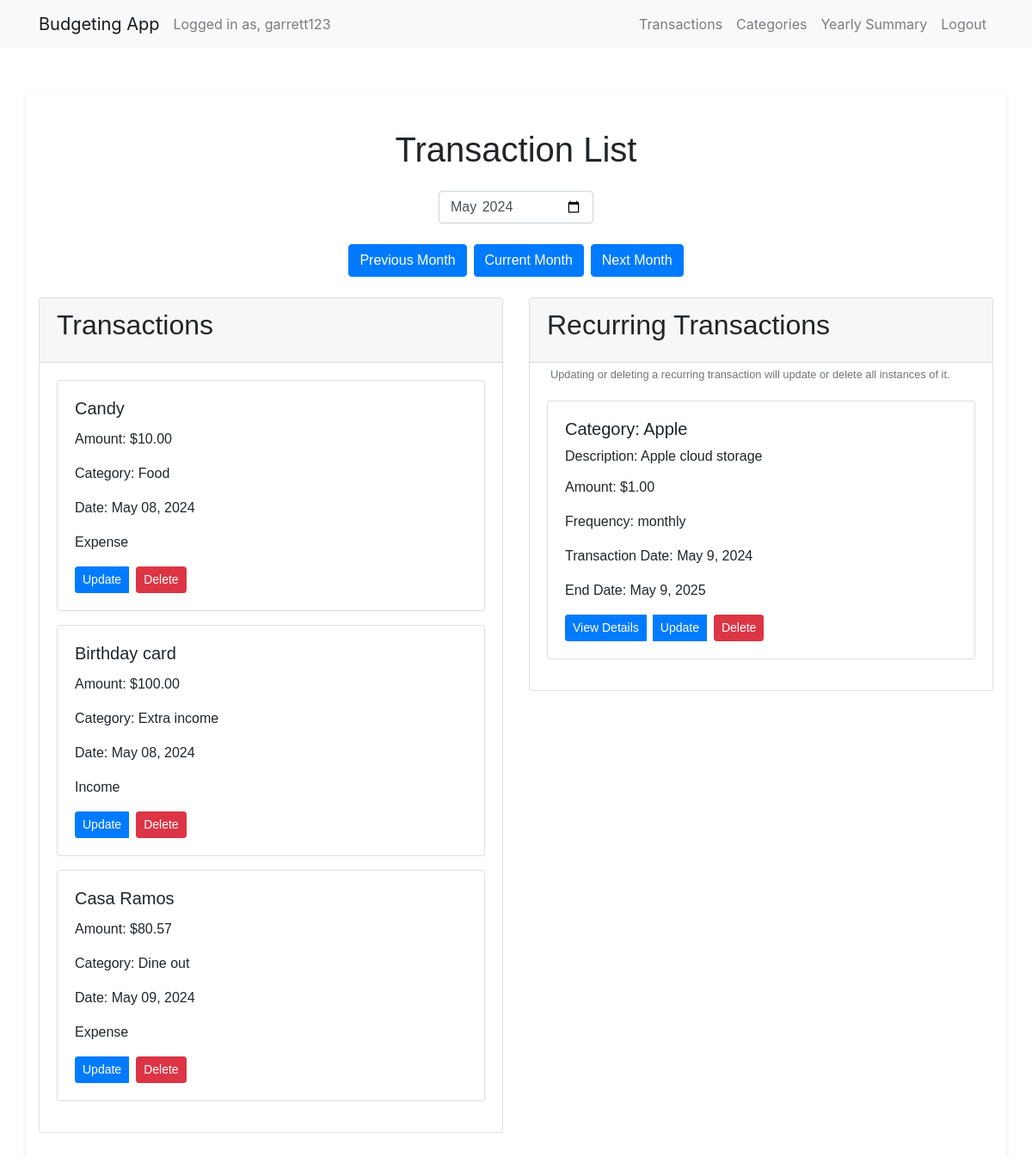
Before: /transaction_list/2024/5/ (signed in) with the older database file.
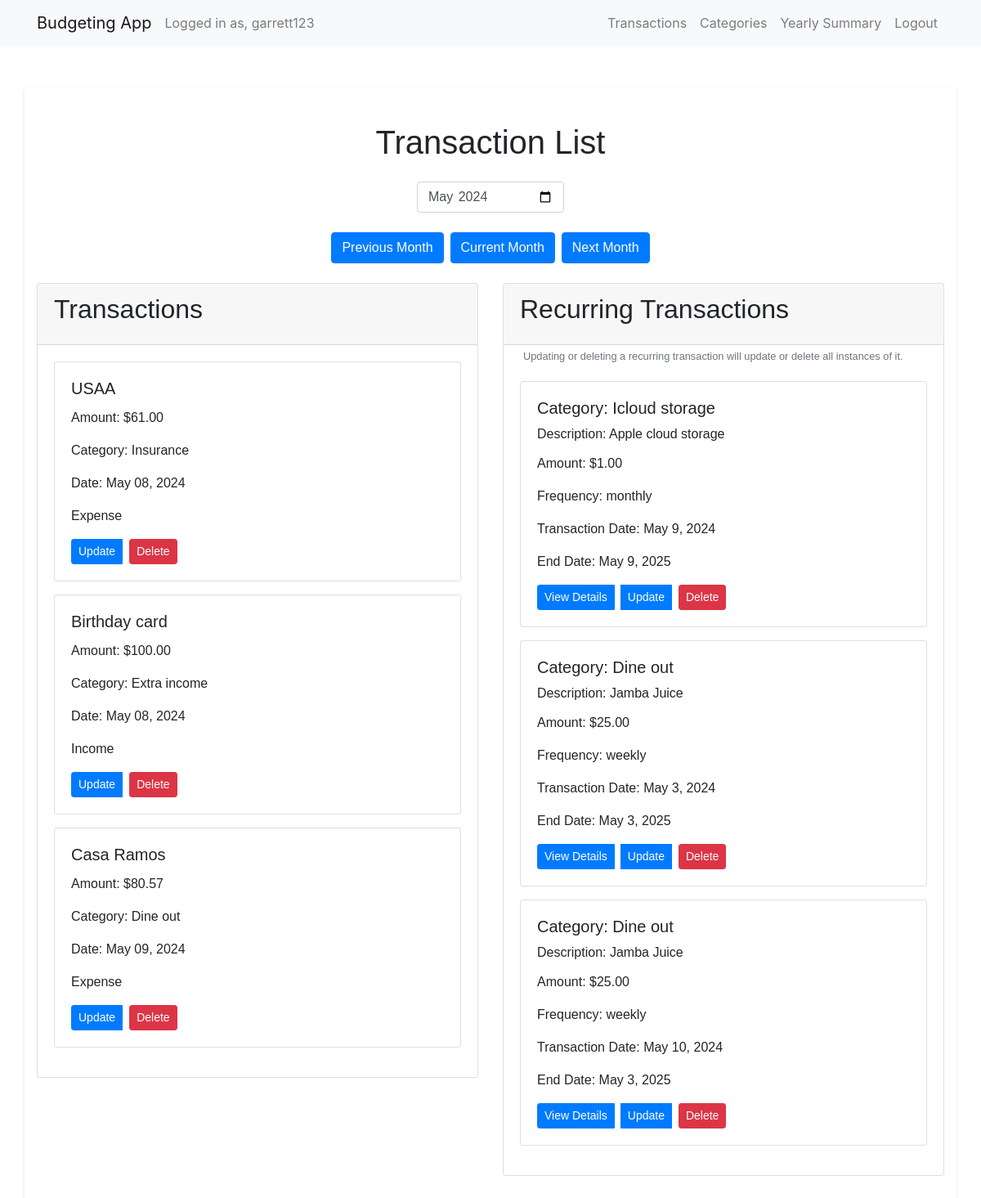
After: the same page with the newer database file.
### budget/models.py (models this page shows, shortened)
class Transaction(models.Model):
    user = models.ForeignKey(User, on_delete=models.CASCADE)
    amount = models.DecimalField(max_digits=10, decimal_places=2)
    description = models.CharField(max_length=255)
    category = models.ForeignKey(Category, on_delete=models.CASCADE)
    is_income = models.BooleanField(default=False)
    transaction_date = models.DateField()
    recurring = models.BooleanField(default=False)
    frequency = models.CharField(max_length=10, null=True, blank=True)  # e.g., 'monthly', 'weekly',
    start_date = models.DateField(null=True, blank=True)
    end_date = models.DateField(null=True, blank=True)
    original_transaction = models.ForeignKey('self', on_delete=models.CASCADE, null=True, blank=True)

class Category(models.Model):
    user = models.ForeignKey(User, on_delete=models.CASCADE)
    name = models.CharField(max_length=255)

### budget/views.py (the view)
# urls.py: path('transaction_list/<int:year>/<int:month>/', views.transaction_list, name='transaction_list'),
@login_required
def transaction_list(request, year=None, month=None):
    try:
        year = int(year) if year is not None else None
        month = int(month) if month is not None else None
    except ValueError:
        raise Http404("Invalid date")
    if year is not None and month is not None:
        try:
            date = datetime(year=year, month=month, day=1)
        except ValueError:
            raise Http404("Invalid date")
    else:
        date = datetime.now()
        year = date.year
        month = date.month
    transactions = Transaction.objects.filter(user=request.user, recurring=False, original_transaction__isnull=True, transaction_date__year=year, transaction_date__month=month)
    recurring_transactions = Transaction.objects.filter(user=request.user, recurring=True, transaction_date__year=year, transaction_date__month=month)
    context = {
        'transactions': transactions,
        'recurring_transactions': recurring_transactions,
        'date': date,
    }
    return render(request, 'transaction_list.html', context)

### budget/context_processors.py (called while the page is built)
def default_year_month(request):
    current_date = datetime.now()
    default_year = current_date.year
    default_month = current_date.month
    return {
        'default_year': default_year,
        'default_month': default_month,
    }

### budget/templates/transaction_list.html (shortened to what this page needs)
{% extends 'layout.html' %}
{% load static %}
{% block content %}
<div class="container body">
    <h1 class="my-4 text-center">Transaction List</h1>
    <div class="mb-4 d-flex form-group">
        <input type="month" id="date-picker" class="form-control" style="max-width: 180px;" value="{{ date|date:'Y-m' }}">
    </div>
    <div class="d-flex justify-content-center mb-4">
        <button id="prev-month" class="btn btn-primary">Previous Month</button>
        <button id="current-month" class="btn btn-primary ml-2">Current Month</button>
        <button id="next-month" class="btn btn-primary ml-2">Next Month</button>
    </div>
    <div class="row">
        <div class="col-md-6">
            <div class="card mb-4">
                <div class="card-header">
                    <h2 class="card-title">Transactions</h2>
                </div>
                <div class="card-body">
                    {% for transaction in transactions %}
                        <div class="card mb-3">
                            <div class="card-body">
                                <h5 class="card-title">{{ transaction.description }}</h5>
                                <p class="card-text">Amount: ${{ transaction.amount }}</p>
                                <p class="card-text">Category: {{ transaction.category.name }}</p>
                                <p class="card-text">Date: {{ transaction.transaction_date|date:"M d, Y" }}</p>
                                <p class="card-text">{% if transaction.is_income %}Income{% else %}Expense{% endif %}</p>
                                <div class="btn-group">
                                    <a href="{% url 'update_transaction' transaction.id %}" class="btn btn-primary btn-sm mr-2">Update</a>
                                    <form action="{% url 'delete_transaction' transaction.id %}" method="post">
                                        <button type="submit" class="btn btn-danger btn-sm" onclick="return confirm('Are you sure you want to delete this transaction?')">Delete</button>
                                    </form>
                                </div>
                            </div>
                        </div>
                    {% endfor %}
                </div>
            </div>
        </div>
        <div class="col-md-6">
            <div class="card mb-4">
                <div class="card-header">
                    <h2 class="card-title">Recurring Transactions</h2>
                </div>
                <small class="form-text text-muted ml-4">Updating or deleting a recurring transaction will update or delete all instances of it.</small>
                <div class="card-body">
                    {% for recurring_transaction in recurring_transactions %}
                        <div class="card mb-3">
                            <div class="card-body">
                                <h5 class="card-text">Category: {{ recurring_transaction.category.name }}</h5>
                                <p class="card-title">Description: {{ recurring_transaction.description }}</p>
                                <p class="card-text">Amount: ${{ recurring_transaction.amount }}</p>
                                <p class="card-text">Frequency: {{ recurring_transaction.frequency }}</p>
                                <p class="card-text">Transaction Date: {{ recurring_transaction.transaction_date }}</p>
                                <p class="card-text">End Date: {{ recurring_transaction.end_date }}</p>
                                <div class="btn-group">
                                    <a href="{% if recurring_transaction.original_transaction %}{% url 'recurring_transaction_detail' recurring_transaction.original_transaction.id %}{% else %}{% url 'recurring_transaction_detail' recurring_transaction.id %}{% endif %}" class="btn btn-primary btn-sm mr-2">View Details</a>
                                    <a href="{% url 'update_transaction' recurring_transaction.id %}" class="btn btn-primary btn-sm mr-2">Update</a>
                                    <form action="{% url 'delete_transaction' recurring_transaction.id %}" method="post">
                                        <button type="submit" class="btn btn-danger btn-sm" onclick="return confirm('Are you sure you want to delete this recurring transaction?')">Delete</button>
                                    </form>
                                </div>
                            </div>
                        </div>
                    {% endfor %}
                </div>
            </div>
        </div>
    </div>
</div>
{% endblock %}

### budget/templates/layout.html (shortened to what this page needs)
{% load static %}
<!DOCTYPE html>
<html lang="en">
<head>
  <link rel="stylesheet" href="{% static 'styles.css' %}">
  <link rel="stylesheet" href="https://stackpath.bootstrapcdn.com/bootstrap/4.5.2/css/bootstrap.min.css">
</head>
<body>
    <div class="header">
        <nav class="navbar navbar-expand-lg navbar-light bg-light">
            <div class="container">
            <a class="navbar-brand" href="{% url 'index' %}">Budgeting App</a>
            {% if user.is_authenticated %}
            <span class="navbar-text">Logged in as, {{ user.username }}</span>
            {% endif %}
            <div class="collapse navbar-collapse" id="navbarNav">
                <ul class="navbar-nav ml-auto">
                    {% if user.is_authenticated %}
                <li class="nav-item">
                    <a class="nav-link" href="{% url 'transaction_list' default_year default_month %}">Transactions</a>
                </li>
                <li class="nav-item">
                    <a class="nav-link" href="{% url 'category_list' %}">Categories</a>
                </li>
                <li class="nav-item">
                    <a class="nav-link" href="{% url 'yearly_summary' default_year %}">Yearly Summary</a>
                </li>
                <li class="nav-item">
                    <a class="nav-link" href="{% url 'logout' %}">Logout</a>
                </li>
                {% else %}
                <li class="nav-item">
                    <a class="nav-link" href="{% url 'login' %}">Login</a>
                </li>
                {% endif %}
                </ul>
            </div>
            </div>
        </nav>
    </div>
    {% block content %}{% endblock %}
</body>
</html>

### budget/static/styles.css (style rules this page uses)
.body { font-family: Arial, sans-serif; max-width: 800px; margin: 0 auto; padding: 20px; border-radius: 5px; box-shadow: 0 2px 5px rgba(0, 0, 0, 0.1); margin-top: 50px; margin-bottom: 50px; }
.form-group { margin-bottom: 30px; width: 100%; display: flex; flex-direction: column; align-items: center; justify-content: center; text-align: center; }
.container.body { margin-top: 50px; margin-bottom: 50px; }
.card-header { padding: 10px 15px; }
.card { margin-bottom: 20px; }
.card-title { margin-bottom: 0; }

Changed rows visible on the page:
changed Transaction: description "Candy" → "USAA"; amount "10.00" → "61.00"; category.name "Food" → "Insurance"
changed Transaction "Apple cloud storage": category.name "Apple" → "Icloud storage"
added Transaction: category.name "Dine out", description "Jamba Juice", amount "25.00", frequency "weekly", transaction_date "May 3, 2024", end_date "May 3, 2025", shown under "Recurring Transactions"
added Transaction: category.name "Dine out", description "Jamba Juice", amount "25.00", frequency "weekly", transaction_date "May 10, 2024", end_date "May 3, 2025", shown under "Recurring Transactions"
